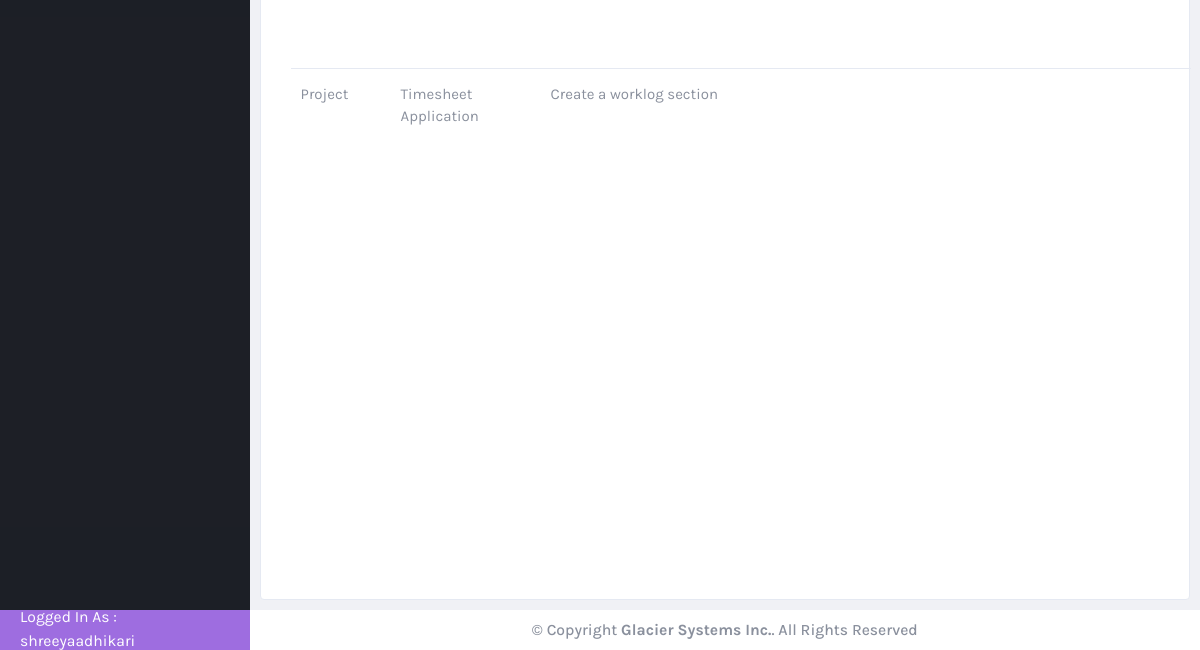
The app's page /task/task/ (signed in, lower part), older data.
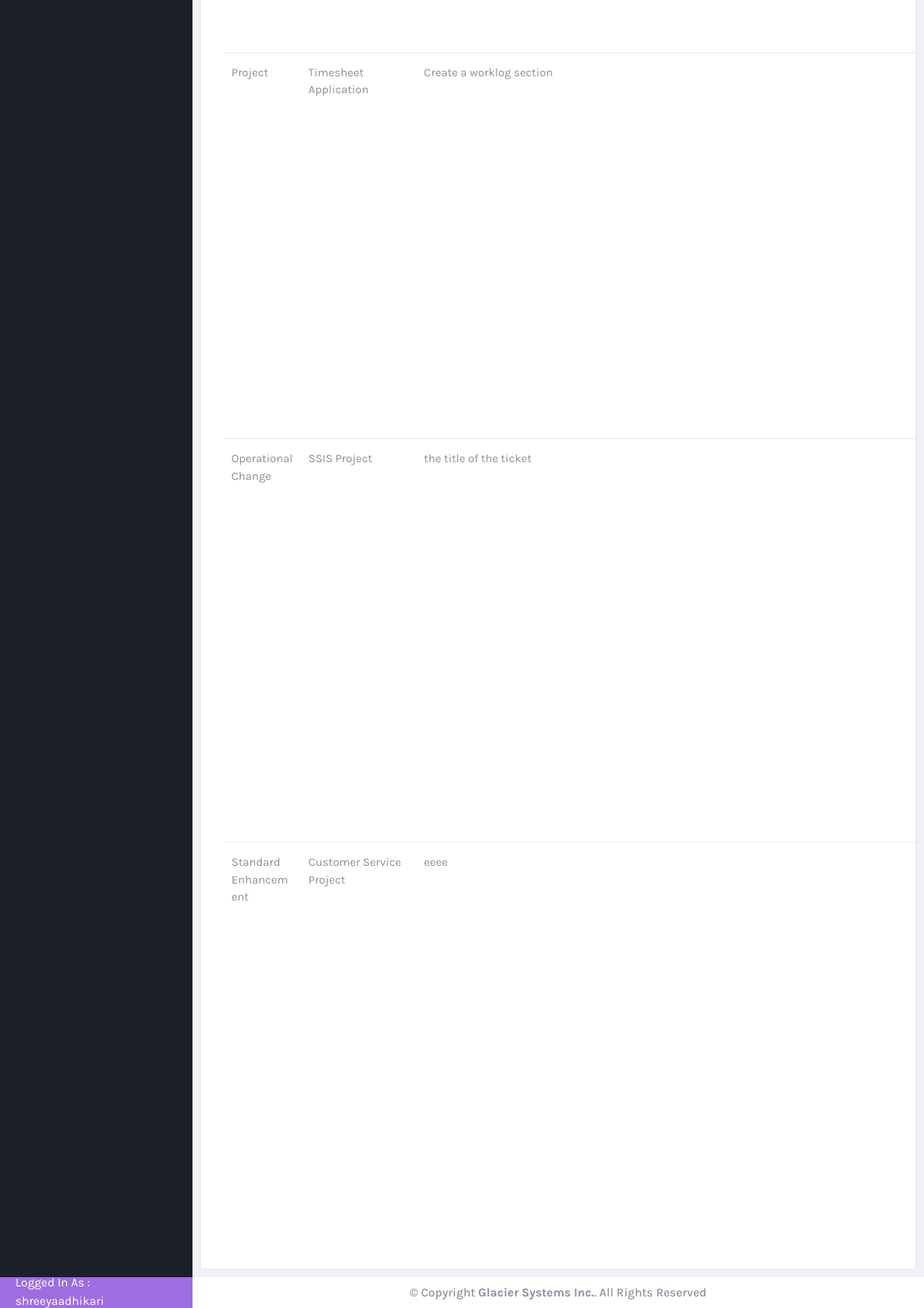
The same page, newer data.
### task/models.py (models this page shows, shortened)
class ticket(models.Model):
    ticket_id = models.CharField(max_length = 200, null = False)
    ticket_title = models.CharField(max_length=200, null=False)
    customer = models.ForeignKey(customer, on_delete=models.CASCADE, null=True)
    ticket_type = models.ForeignKey(ticket_type, on_delete=models.CASCADE, null=True)
    date_opened = models.DateTimeField(null=True)
    priority = models.ForeignKey(priority_type, on_delete=models.CASCADE, null = True)
    assigned_to = models.ManyToManyField(User, related_name="assigned_tickets")  # Allow multiple users
    last_updated = models.DateTimeField(null=True)
    last_updated_by = models.ForeignKey(User, on_delete=models.CASCADE, null = True, related_name="last_updated_by")
    state = models.ForeignKey(state, on_delete=models.CASCADE, null=True)
    operational_notes = models.CharField(max_length=200, null=True)
    closed_date = models.DateTimeField(null=True)
    solution = models.TextField(max_length=500 )
    project = models.ForeignKey(project, on_delete=models.CASCADE, null=True)

class ticket_type(models.Model):
  name = models.CharField(max_length=100, null = True)
  def __str__(self):
    return f"{self.name}"

class project(models.Model):
    project_id = models.CharField(max_length = 200, null = False)
    project_name = models.CharField(max_length = 200, null = False )
    date_opened = models.DateField(null=True)
    def __str__(self):
         return f"{self.project_name}"

### task/views.py (the view)
# urls.py: path("task/", views.filter_tasks, name="task"),  # Default task list
@login_required
def filter_tasks(request, user_id=None, project_id=None):
    users = User.objects.all()
    projects = project.objects.all()
    tasks = ticket.objects.all().order_by('-date_opened')
    selected_user = None
    selected_project = None
    if not request.user.is_staff:
        tasks = tasks.filter(assigned_to=request.user)
    if user_id:
        selected_user = get_object_or_404(User, pk=user_id)
        tasks = tasks.filter(assigned_to=selected_user)
    if project_id:
        selected_project = get_object_or_404(project, pk=project_id)
        tasks = tasks.filter(project=selected_project)
    customers = customer.objects.all()
    tickettype = ticket_type.objects.all()
    priority = priority_type.objects.all()
    statelist = state.objects.all()
    return render(request, 'task.html', {
        'ticketlist': tasks,
        'users': users,
        'customers': customers,
        'tickettype': tickettype,
        'priority': priority,
        'state': statelist,
        'projects': projects,
        'selected_user': selected_user,
        'selected_project': selected_project,
    })

### customer/models.py (called while the page is built)
  def __str__(self):
    return self.name

### task/models.py (called while the page is built)
   def __str__(self):
    return f"{self.state_name}"

### task/templates/task.html (shortened to what this page needs)
{% extends "base.html" %}
{% load static %}
{% block content %}
            <div class="card card-default m-2">
                <div class="card-body">
                    <table id="productsTable" class="table table-hover table-product" style="width:100%">
                      <tbody>
                        {% for i in ticketlist %}
                            {% if i.state.state_name != "Completed" and i.state.state_name != "Canceled" %}
                            <tr onclick="window.location='{% url 'taskdetails' i.id%}'">
                                    <td>{{i.ticket_type}}</td>
                                    <td>{{i.project}}</td>
                                    <td style = "width:10px;">{{i.ticket_title}}</td>
                                </tr>
                            {% endif %}
                        {% endfor %}
                      </tbody>
                    </table>
                </div>
            </div>
{% endblock  %}

### templates/base.html (shortened to what this page needs)
{% load static %}
<!DOCTYPE html>
<html lang="en" dir="ltr">
  <head>
    <link href="{% static 'plugins/material/css/materialdesignicons.min.css' %}" rel="stylesheet" />
    <link href="{% static 'plugins/simplebar/simplebar.css' %}" rel="stylesheet" />
    <link href="{% static 'plugins/nprogress/nprogress.css' %}" rel="stylesheet" />
    <link href="{% static 'plugins/DataTables/DataTables-1.10.18/css/jquery.dataTables.min.css' %}" rel="stylesheet" />
    <link href="{% static 'plugins/jvectormap/jquery-jvectormap-2.0.3.css' %}" rel="stylesheet" />
    <link href="{% static 'plugins/daterangepicker/daterangepicker.css' %}" rel="stylesheet" />
    <link href="https://cdn.quilljs.com/1.3.6/quill.snow.css" rel="stylesheet">
    <link href="{% static 'plugins/toaster/toastr.min.css' %}" rel="stylesheet" />
    <link href="{% static 'plugins/prism/prism.css' %}" rel="stylesheet" />
    <link href="{% static 'plugins/select2/css/select2.min.css' %}" rel="stylesheet" />
    <link id="main-css-href" rel="stylesheet" href="{% static 'css/style.css' %}" />
    <link rel="stylesheet" href="https://cdn.jsdelivr.net/npm/daterangepicker/daterangepicker.css">
  </head>
  <body class="navbar-fixed sidebar-fixed" id="body">
    <div class="wrapper">
      <aside class="left-sidebar sidebar-dark" id="left-sidebar">
        <div id="sidebar" class="sidebar sidebar-with-footer">
          <div class="sidebar-left" data-simplebar style="height: 100%;">
          </div>
            <div class="sidebar-footer  " >
              <div class="sidebar-footer-content d-flex align-items-center p-4" style="height: 40px; ">
                  <p style="color:white;">Logged In As : {{user.username}}</P>
              </div>
            </div>
        </div>
      </aside>
      <div class="page-wrapper">
        {% block content %}
        {% endblock %}
        <footer class="footer mt-auto" >
          <div class="copyright bg-white d-flex align-items-center justify-content-center">
            <p>
              &copy; Copyright <strong><span>Glacier Systems Inc.</span></strong>. All Rights Reserved
            </p>
          </div>
        </footer>
      </div>
    </div>
  </body>
</html>

Row changes from the older to the newer data that the page shows:
added ticket: ticket_type "Operational Change", project "SSIS Project", ticket_title "the title of the ticket"
added ticket: ticket_type "Standard Enhancement", project "Customer Service Project", ticket_title "eeee"
